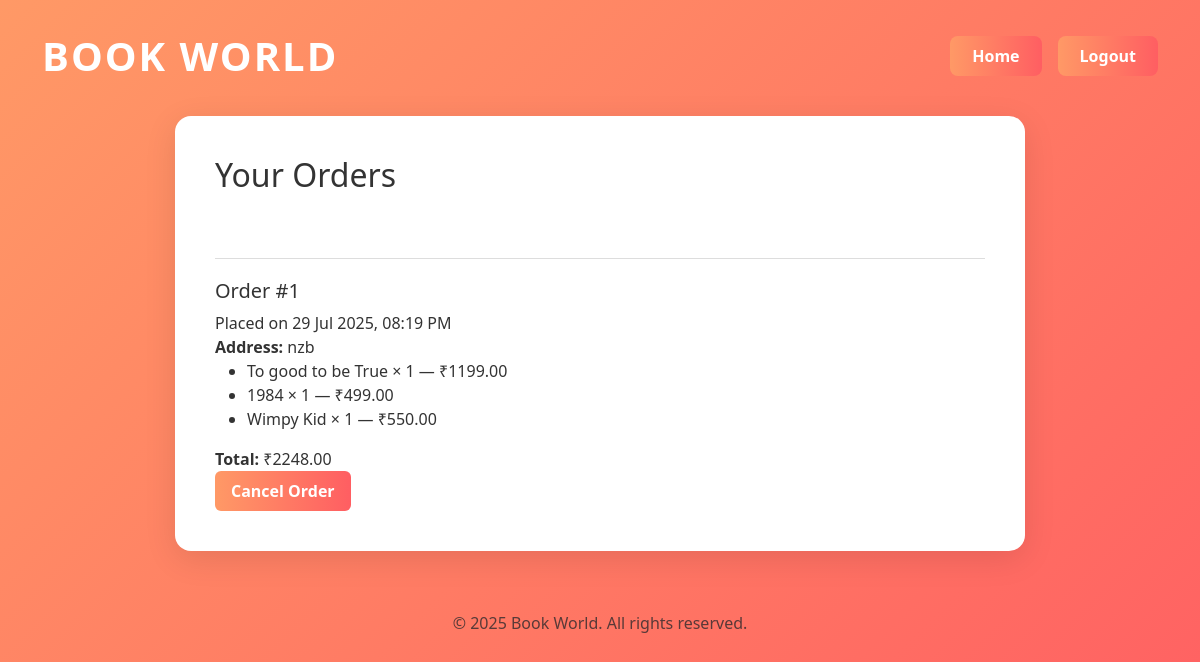
The app's page /orders (signed in) with its own data.
### books/models.py (models this page shows, shortened)
class Order(models.Model):
    user = models.ForeignKey(User, on_delete=models.CASCADE)
    order_number = models.PositiveIntegerField()  # New field
    address = models.TextField()
    phone = models.CharField(max_length=15)
    email = models.EmailField()
    created_at = models.DateTimeField(auto_now_add=True)

class OrderItem(models.Model):
    order = models.ForeignKey(Order, related_name='items', on_delete=models.CASCADE)
    book = models.ForeignKey('Book', on_delete=models.CASCADE)
    quantity = models.PositiveIntegerField()
    price = models.DecimalField(max_digits=10, decimal_places=2)

class Book(models.Model):
    title=models.CharField(max_length=25)
    author=models.CharField(max_length=20)
    description=models.TextField()
    price=models.DecimalField(max_digits=6,decimal_places=2)
    stock=models.PositiveBigIntegerField(blank=True)
    cover_image=models.URLField(blank=True)

### books/views.py (the view)
# urls.py: path('orders', views.orders_view,name="orders"),
@login_required
def orders_view(request):
    orders = Order.objects.filter(user=request.user).order_by('-created_at')
    orders = Order.objects.filter(user=request.user).prefetch_related('items__book')
    for order in orders:
        order.total = sum(item.quantity * item.price for item in order.items.all())
    return render(request, 'orders.html', {'orders': orders})

### books/templates/orders.html (shortened to what this page needs)
<!DOCTYPE html>
<html lang="en">
<head>
    <link href="https://cdn.jsdelivr.net/npm/bootstrap@5.3.0/dist/css/bootstrap.min.css" rel="stylesheet">
</head>
<body>
<div class="container">
    <div class="header-bar">
        <h1 class="header">BOOK WORLD</h1>
        <div class="header-btns">
            <a href="{% url 'home' %}" class="btn btn-header">Home</a>
            <a href="{% url 'logout' %}" class="btn btn-header">Logout</a>
        </div>
    </div>
    <div class="orders-container">
        <h2 class="mb-4">Your Orders</h2>
        {% if orders %}
            {% for order in orders %}
            <div class="order-block" style="padding: 20px 0; border-bottom: 1px solid #ddd; margin-bottom: 20px;"></div>
                <div class="order-block">
                    <div class="order-header">
                        <h5>Order #{{ order.order_number }}</h5>
                        <div>
                            Placed on {{ order.created_at|date:"d M Y, h:i A" }}<br>
                            <strong>Address:</strong> {{ order.address }}
                        </div>
                    </div>
                    <ul class="order-items">
                        {% for item in order.items.all %}
                            <li>{{ item.book.title }} × {{ item.quantity }} — ₹{{ item.price|floatformat:2 }}</li>
                        {% endfor %}
                    </ul>
                    <div class="total-cancel">
                        <div>
                            <strong>Total:</strong>
                            ₹{{ order.total }}
                        </div>
                        <form method="post" action="{% url 'cancel_order' order.id %}">
                            <button type="submit" class="btn-cancel">Cancel Order</button>
                        </form>
                    </div>
                </div>
            {% endfor %}
        {% else %}
            <p>You haven’t placed any orders yet.</p>
        {% endif %}
    </div>
    <div class="footer">
        <p class="text-center text-muted">© 2025 Book World. All rights reserved.</p>        </div>
    </div>
</body>
</html>

### books/templates/orders.html (style rules this page uses)
body { background: linear-gradient(135deg, #ff9966 0%, #ff5e62 100%); min-height: 100vh; color: #fff; }
.header-bar { display: flex; justify-content: space-between; align-items: center; margin-top: 32px; margin-bottom: 36px; }
.header { font-weight: 700; color: #ffffff; letter-spacing: 2px; margin: 0; }
.header-btns { display: flex; gap: 16px; }
.btn-header { background: linear-gradient(90deg, #ff9966 0%, #ff5e62 100%); color: #fff; font-weight: 600; border: none; border-radius: 8px; padding: 8px 22px; text-decoration: none; }
.orders-container { background: #fff; border-radius: 16px; padding: 40px; color: #333; max-width: 850px; margin: 0 auto; box-shadow: 0 8px 32px rgba(0, 0, 0, 0.1); }
.footer { margin-top: 60px; }
.btn-cancel { background: linear-gradient(90deg, #ff9966 0%, #ff5e62 100%); color: white; border: none; padding: 8px 16px; font-weight: bold; border-radius: 6px; cursor: pointer; transition: background 0.3s; }

### records on screen
Order: order_number "1", created_at "29 Jul 2025, 08:19 PM", address "nzb", total "2248.00"
OrderItem: book "To good to be True", quantity "1", price "1199.00"
OrderItem: book "1984", quantity "1", price "499.00"
OrderItem: book "Wimpy Kid", quantity "1", price "550.00"
